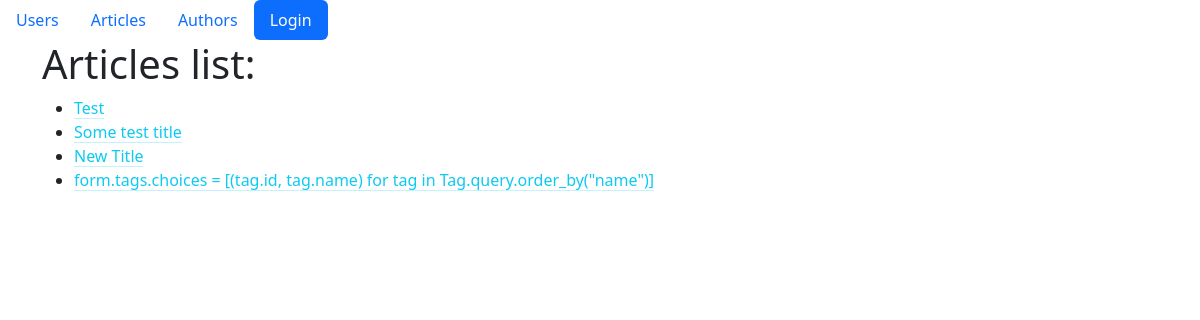
The app's page /article/, older data.
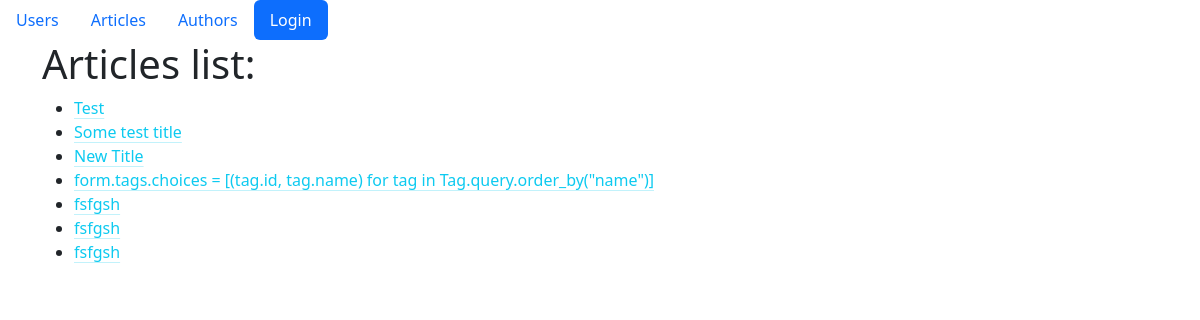
The same page, newer data.
### blog/models.py (models this page shows, shortened)
class Article(db.Model):
    __tablename__ = "articles"
    id = db.Column(db.Integer, primary_key=True)
    author_id = db.Column(db.Integer, ForeignKey("authors.id"), nullable=False)
    title = db.Column(db.String(255))
    text = db.Column(db.Text)
    created_at = db.Column(db.DateTime, default=datetime.utcnow)
    updated_at = db.Column(
        db.DateTime, default=datetime.utcnow, onupdate=datetime.utcnow
    )
    author = relationship("Author", back_populates="articles")
    tags = relationship(
        "Tag", secondary=article_tag_association_table, back_populates="articles"
    )

### blog/articles/views.py (the view)
@article.route("/", methods=["GET"])
def article_list():
    articles: Article = Article.query.all()
    return render_template(
        "./articles/list.html",
        articles=articles,
    )

### blog/templates/articles/list.html (shortened to what this page needs)
{% extends 'base.html' %}
{% block body %}
<div class="row">
    <div class="col">
        <h1>Articles list:</h1>
        <ul>
            {% for article in articles %}
            <li><a href="{{ url_for('article_bp.article_detail', article_id=article.id) }}"
                    class="link-info link-offset-2 link-underline-opacity-25 link-underline-opacity-100-hover">
                    {{ article.title }}</a></li>
            {% endfor %}
        </ul>
    </div>
</div>
{% endblock %}

Row changes from the older to the newer data that the page shows:
added Article: title "fsfgsh"
added Article: title "fsfgsh"
added Article: title "fsfgsh"
